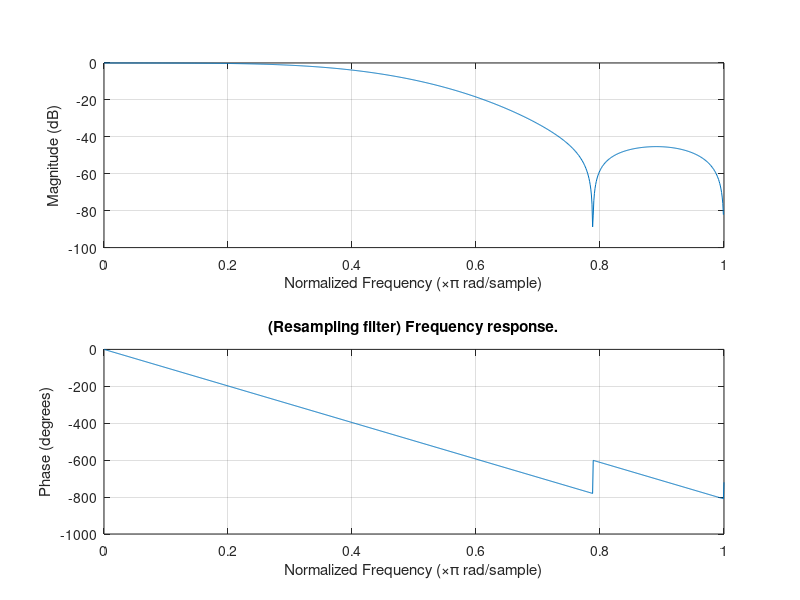

This figure's MATLAB source: (Note: this script raises an error after producing the figure.)
%Downsample z-stack with an integer factor. The input is band-passed with a
%bandpass-filter
clc;
close all;
clear all;
Md = 2; %Downsampling factor in z
Mu = 1; %Upsampling factor in z. The combined factor between downsampling and upsampling will be a new resampling factor of Mu/Mz
L = 11; %Filter length
h = fir1(L,1/Md*0.9);
figure(1);freqz(h,1,1024);
title('(Downsampling filter) Frequency response.');


%Dimension of each image
curfolder = 'E:\Tan_QDIC_hela_43x\';
outdir = 'E:\Tan_QDIC_hela_40x\';
if (~exist(outdir))
    mkdir(outdir);
end
ff=[4,6,8,10,14,22,24,26];
tt=0:22;
chh=1;
ii=0;
cc=0;
rr=0;
zz = 0:400;
mm=0:3;
fname =@(odir,f,t,i,ch,c,r,z,m) sprintf('%s\\f%d_t%d_i%d_ch%d_c%d_r%d_z%d_m%d.tif',odir,f,t,i,ch,c,r,z,m);
fname2 =@(odir,f,t,i,ch,c,r,z,str) sprintf('%s\\f%d_t%d_i%d_ch%d_c%d_r%d_z%d_%s.tif',odir,f,t,i,ch,c,r,z,str);




% %Now, go downsampling the data
% p=gcp;
% delete(p);
% p=parpool(2);


hr = fir1(L,1/max(Mu,Md)*0.9);
figure(1);freqz(hr,1,1024);
title('(Resampling filter) Frequency response.');
disp(['Downsampling: ' num2str(Md) 'x, upsampling: ' num2str(Mu) 'x...']);
    
%Polyphase filtering, make sure the length of the polyphase filter is  
h_L = length(hr(:));
h_L1 = ceil(h_L/lcm(Md,Mu))*lcm(Md,Mu); %Make sure the length of the filter is a multiple of Mu and Md. This will make the indexing less...crazy.
%Zeropad the data with 0 to make the filter polyphase
h_poly = [hr(:);zeros(h_L1-h_L,1)];
%Select polyphase filter
h_poly_length = h_L1/Md; %Length of each polyphase filter

    
newdatalength = ceil(length(zz)*Mu/Md)*Md;%Make sure the new size is is 
disp(['Original data length: ' num2str(length(zz)) ', new length after upsampling: ' num2str(newdatalength)]);
frametype = 'qdic';%'raw' or 'qdic'
for f=ff
    for t=tt
        for i=ii
            for ch=chh
                for c=cc
                    for r=rr
                        if (strcmp(frametype,'raw')==1)
                            %Get dimension of the first image
                            tempim = imread(fname(curfolder,ff(1),tt(1),ii(1),chh(1),cc(1),rr(1),zz(1),mm(1)));
                            nrows = size(tempim,1);
                            ncols = size(tempim,2);
                            for m=mm
                                    input_buffer = zeros(nrows,ncols,size(h_poly,1));%Buffer the input
                                    outputidx = 1;
                                    lastidx_non_upsampled = 0; %This is the indices of the original dataset that was added and not upsampled
                                    lastposition_non_upsampled = 0; %Position of the last non-upsampled data

                                    for sampleidx = 1:Md:newdatalength
                                        disp(['Processing at: ' num2str(outputidx) '/' num2str(newdatalength/Md) ' frameidx: ' num2str(m)]);
                                        lastidx = sampleidx; %These are the indices in the upsampled dataset
                                        firstidx = lastidx - Md +1;
                                        if (lastidx ==1)
                                            curim = cast(imread(fname(curfolder,f,t,i,ch,c,r,zz(lastidx),m)),'single');
                                            input_buffer(:,:,1) = curim;
                                            lastidx_non_upsampled = 1; %Only the first sample added
                                            lastposition_non_upsampled = 1; %It is at position 1
                                        else
                                            input_buffer = circshift(input_buffer,Md,3);
                                            lastposition_non_upsampled = lastposition_non_upsampled+Md; %Update the location of the last sample

                                            while (lastposition_non_upsampled>Mu)
                                               lastidx_non_upsampled = lastidx_non_upsampled+1;
                                               curim = cast(imread(fname(curfolder,f,t,i,ch,c,r,zz(lastidx_non_upsampled),m)),'single'); %Read next image in
                                               lastposition_non_upsampled = lastposition_non_upsampled-Mu; %Calculate its new position
                                               input_buffer(:,:,lastposition_non_upsampled)=curim;
                                            end

                                        end
                                        outputim = cast(sum(input_buffer.*repmat(reshape(h_poly,[1 1 length(h_poly(:))]),...
                                                        [size(input_buffer,1),size(input_buffer,2),1]),3),'uint16');

                                        if ((sampleidx>=(h_L1))&(sampleidx<(newdatalength-h_L1)))
                                            outname = fname(outdir,f,t,i,ch,c,r,outputidx,m);
                                            writeTIFF(outputim,outname,'uint16');
                                        end
                                        outputidx = outputidx+1;
                                    end
                            end
                        else
                                    %Get dimension of the first image
                                    tempim = imread(fname2(curfolder,ff(1),tt(1),ii(1),chh(1),cc(1),rr(1),zz(1),'qdic'));
                                    nrows = size(tempim,1);
                                    ncols = size(tempim,2);
                                    input_buffer = zeros(nrows,ncols,size(h_poly,1));%Buffer the input
                                    outputidx = 1;
                                    lastidx_non_upsampled = 0; %This is the indices of the original dataset that was added and not upsampled
                                    lastposition_non_upsampled = 0; %Position of the last non-upsampled data

                                    for sampleidx = 1:Md:newdatalength
                                        disp(['Processing at: ' num2str(outputidx) '/' num2str(newdatalength/Md)]);
                                        lastidx = sampleidx; %These are the indices in the upsampled dataset
                                        firstidx = lastidx - Md +1;
                                        if (lastidx ==1)
                                            curim = cast(imread(fname2(curfolder,f,t,i,ch,c,r,zz(lastidx),'qdic')),'single');
                                            input_buffer(:,:,1) = curim;
                                            lastidx_non_upsampled = 1; %Only the first sample added
                                            lastposition_non_upsampled = 1; %It is at position 1
                                        else
                                            input_buffer = circshift(input_buffer,Md,3);
                                            lastposition_non_upsampled = lastposition_non_upsampled+Md; %Update the location of the last sample

                                            while (lastposition_non_upsampled>Mu)
                                               lastidx_non_upsampled = lastidx_non_upsampled+1;
                                               curim = cast(imread(fname2(curfolder,f,t,i,ch,c,r,zz(lastidx_non_upsampled),'qdic')),'single'); %Read next image in
                                               lastposition_non_upsampled = lastposition_non_upsampled-Mu; %Calculate its new position
                                               input_buffer(:,:,lastposition_non_upsampled)=curim;
                                            end

                                        end
                                        outputim = cast(sum(input_buffer.*repmat(reshape(h_poly,[1 1 length(h_poly(:))]),...
                                                        [size(input_buffer,1),size(input_buffer,2),1]),3),'double');

                                        if ((sampleidx>=(h_L1))&(sampleidx<(newdatalength-h_L1)))
                                            outname = fname2(outdir,f,t,i,ch,c,r,outputidx,'qdic');
                                            writeTIFF(outputim,outname);
                                        end
                                        outputidx = outputidx+1;
                                    end

                            
                            
                        end
                     end
                 end
             end
         end
    end
end



